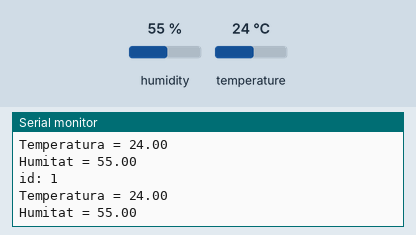
Bench run of a sketch on a simulated Arduino Uno, built with avr-gcc and run on an emulated ATmega328P. Shown: the last lines printed to the serial monitor. The inputs (shaded band) are chosen by the test bench; at power-on: humidity 55 %, temperature 24 °C.

Above: at 3.8 s.
3.9 s: humidity set to 22 %
At 7.0 s:
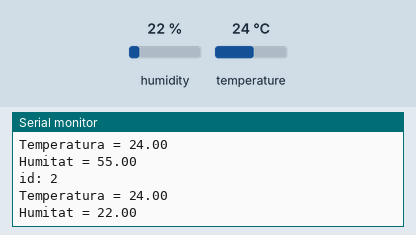
7.8 s: temperature set to 12 °C
At 10.2 s:
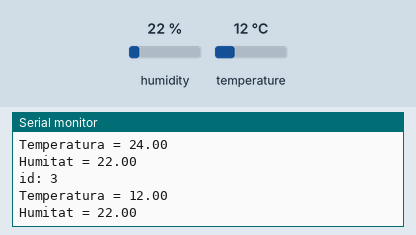
11.7 s: humidity set to 40 %
At 13.3 s:
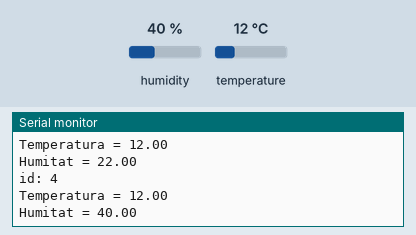
Timing chart, 0 to 14.8 s (numbered marks = the images above; inputs shaded):
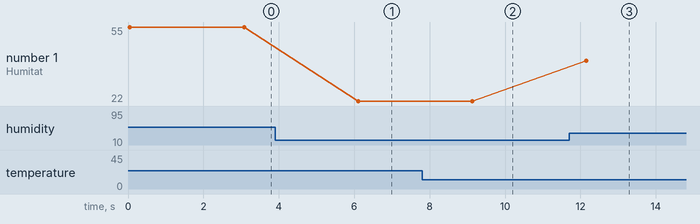

The sketch:

led_arduino.ino
```cpp
#include <dht.h>

dht DHT;

#define DHT11_PIN 11
int id=0;

void setup(){
  Serial.begin(9600);
}

void loop(){
  int chk = DHT.read11(DHT11_PIN);
  Serial.print("id: ");
  Serial.println(id);
  Serial.print("Temperatura = ");
  Serial.println(DHT.temperature);
  Serial.print("Humitat = ");
  Serial.println(DHT.humidity);
  id++;
  delay(3000);
}
```

Measured:
- after the input at 3.9 s, the serial monitor: prints a new line after 2.2 s (image 1)
- after the input at 7.8 s, the serial monitor: prints a new line after 1.3 s (image 2)
- after the input at 11.7 s, the serial monitor: prints a new line after 0.45 s (image 3)
- plotted number 1: 55 → 22 after the input at 3.9 s, 22 → 40 after the input at 11.7 s
